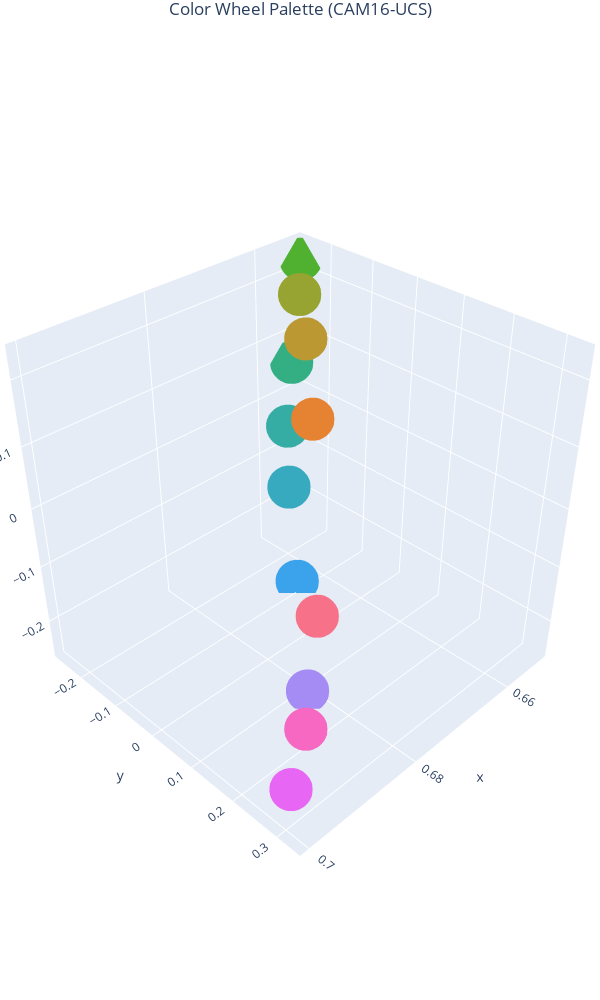

This figure's notebook cell:
### Code cell
import plotly.graph_objects as go
import hsluv
import colour

import numpy as np

N = 10
r = np.linspace(0, 1, N)
g = np.linspace(0, 1, N)
b = np.linspace(0, 1, N)

r, g, b = np.meshgrid(r, g, b)
r, g, b = np.array(sns.color_palette('husl', 12)).T
r = r.flatten()
g = g.flatten()
b = b.flatten()

rgbs = np.vstack([r, g, b]).T
with colour.utilities.suppress_warnings():
    lchs = np.array([colour.convert(rgb, 'sRGB', 'CAM16UCS') for rgb in rgbs])

x, y, z = lchs.T

fig = go.Figure(data=[
    go.Scatter3d(
        x=x,
        y=y,
        z=z,        
        marker=dict(color=rgbs * 255, size=15),
        mode='markers'
    )
])
fig.update_scenes(aspectratio=dict(x=0.7, y=0.7, z=0.7))
fig.update_layout(width=600, height=1000, title='Color Wheel Palette (CAM16-UCS)', title_x=0.5, margin=dict(t=30, r=0, l=0, b=0))
fig.show()

### Figure 1 — Plotly figure (JSON) as saved in the notebook; plotly's stock layout.template omitted (floating-point values rounded to 4 significant figures)
{"data": [{"marker": {"color": [[246.8, 112.5, 136.6], [230.4, 130.6, 49.95], [187.4, 151.8, 49.58], [151.0, 163.7, 49.34], [79.74, 176.7, 49.05], [51.8, 175.5, 132.0], [53.66, 172.7, 164.1], [55.56, 169.7, 190.8], [59.41, 163.1, 236.1], [163.8, 140.2, 244.4], [231.6, 102.5, 244.2], [245.6, 103.6, 193.6]], "size": 15}, "mode": "markers", "type": "scatter3d", "x": [0.6948, 0.6846, 0.6725, 0.6638, 0.6524, 0.6549, 0.6577, 0.6603, 0.6654, 0.6821, 0.7001, 0.6992], "y": [0.298, 0.1634, -0.0002653, -0.1214, -0.2603, -0.2535, -0.23, -0.1941, -0.1086, 0.1248, 0.3109, 0.3313], "z": [0.05311, 0.223, 0.2339, 0.2345, 0.2168, 0.05513, -0.04051, -0.1302, -0.2538, -0.2484, -0.185, -0.07499]}], "layout": {"height": 1000, "margin": {"b": 0, "l": 0, "r": 0, "t": 30}, "scene": {"aspectratio": {"x": 0.7, "y": 0.7, "z": 0.7}}, "title": {"text": "Color Wheel Palette (CAM16-UCS)", "x": 0.5}, "width": 600}}
